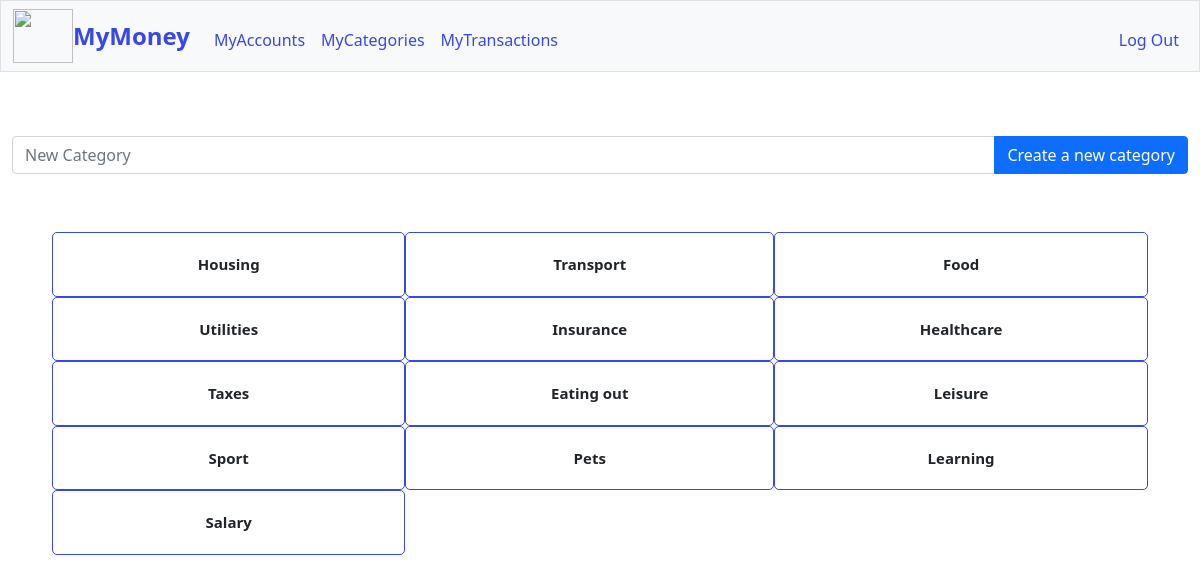
The app's page /categories (signed in) with its own data.
### tables this page shows
CREATE TABLE categories (
	user_id INTEGER NOT NULL,
	category TEXT NOT NULL);

### app.py (the view)
@app.route("/categories", methods=["GET", "POST"])
@login_required
def categories():
    rows = db.execute("SELECT category FROM categories WHERE user_id= :user_id", user_id=session["user_id"])
    categories = []
    for row in rows:
        categories.append(row['category'])
    if request.method == "POST":
        new_category = request.form.get("new_category")
        if not new_category or new_category in CATEGORIES:
            return render_template("categories.html", message="Please, create a name category")
        if new_category not in CATEGORIES:
            db.execute("INSERT INTO categories (user_id, category) VALUES (:user_id, :category)",
                            user_id=session["user_id"], category=new_category)
        return render_template("categories.html", message="You've added new category")
    else:
        return render_template("categories.html", categories=categories)

### app.py (called while the page is built)
@app.after_request
def after_request(response):
    response.headers["Cache-Control"] = "no-cache, no-store, must-revalidate"
    response.headers["Expires"] = 0
    response.headers["Pragma"] = "no-cache"
    return response

### helpers.py (called while the page is built)
def login_required(f):
    @wraps(f)
    def decorated_function(*args, **kwargs):
        if session.get("user_id") is None:
            return redirect("/login")
        return f(*args, **kwargs)
    return decorated_function

### templates/categories.html (shortened to what this page needs)
{% extends "layout.html" %}
{% block main %}
<div>
    <form action="/categories" method="post">
        <div class="input-group">
            <input autocomplete="off" autofocus class="form-control" id="new_category" name="new_category" placeholder="New Category" type="text">
            <button class="btn btn-primary" type="submit" id="create">Create a new category</button>
        </div>
     </form>
 </div>
<main class="container py-5 text-center">
    <div class="grid-container">
        {% for category in categories %}
        <div class="grid-item">{{ category }}</div>
        {% endfor %}
    </div>
</main>
{% endblock %}

### static/styles.css (style rules this page uses)
.grid-container { border-radius: 25px; display: grid; grid-template-columns: auto auto auto; padding: 10px; }
.grid-item { border-radius: 5px; background-color: rgba(255, 255, 255, 0.8); border: 1px solid rgb(56, 71, 231); padding: 20px; font-size: 15px; text-align: center; font-weight: 600; }

### records on screen
categories: category "Housing"
categories: category "Transport"
categories: category "Food"
categories: category "Utilities"
categories: category "Insurance"
categories: category "Healthcare"
categories: category "Taxes"
categories: category "Eating out"
categories: category "Leisure"
categories: category "Sport"
categories: category "Pets"
categories: category "Learning"
categories: category "Salary"
